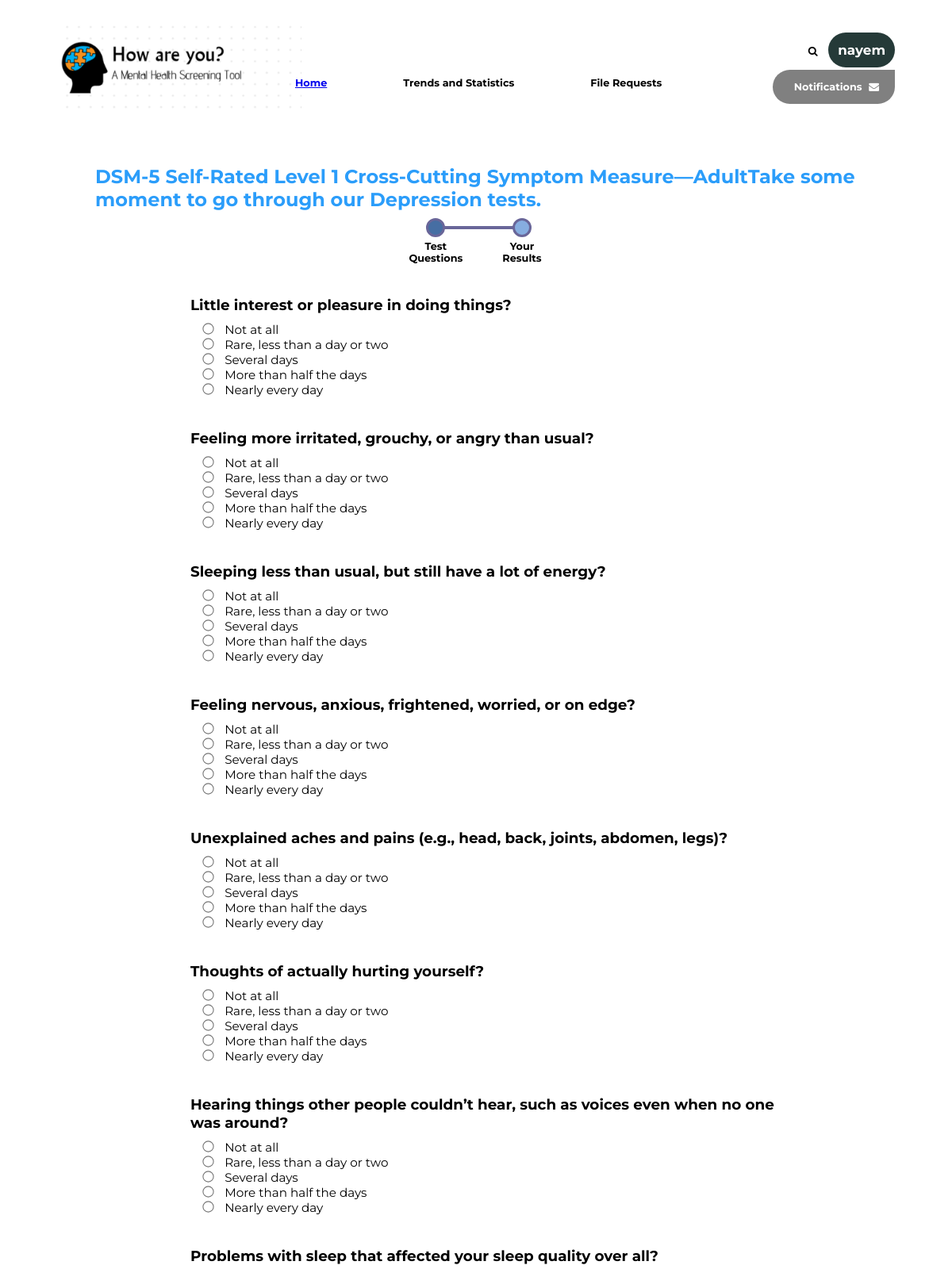
/take_questionnaire/1 (signed in, upper part), run on the app's committed database.
### persons/models.py (models this page shows, shortened)
class Person(models.Model):
	username = models.CharField(max_length=200,primary_key=True)
	name = models.CharField(max_length=200, default="Unknown")
	password = models.CharField(max_length=50)
	email = models.EmailField(max_length=50)
	joined_at = models.DateTimeField(default=timezone.now)
	date_of_birth = models.DateTimeField(default=timezone.now,null=False,blank=False)
	gender = models.CharField(
        max_length=1,
        choices=Gender.choices,
        null=False,
        blank=False,
        default=Gender.FEMALE,
    )
	mobile_number = models.CharField(null=True,max_length=50,blank=True)

### take_questionnaire/models.py (models this page shows)
class Test(models.Model):
    added_by = models.ForeignKey(Psychiatrist, on_delete=models.DO_NOTHING)
    details_gimmic = models.CharField(max_length=TEXT_FIELD, default=UNSPECIFIED)
    instruction = models.CharField(max_length=TEXT_FIELD, default=UNSPECIFIED)
    details_duration = models.CharField(max_length=TEXT_FIELD, default=UNSPECIFIED)
    name = models.CharField("Name of the test", max_length=FIELD_LENGTH, null=False, blank=False)
    created_at = models.DateTimeField(default=timezone.now)
    is_approved = models.CharField(max_length=CHOICE_LENGTH, choices=Status.choices, default=Status.PENDING_APPROVAL)
    questions = models.ManyToManyField(Question, through='TestQuestion')
    has_score = models.BooleanField(default=False)

class Question(models.Model):
    added_by = models.ForeignKey(Psychiatrist, on_delete=models.CASCADE)
    class QuestionType(models.TextChoices):
        RADIO = 'RD', gettext_lazy('Radio')
        SLIDER = 'SL', gettext_lazy('Number Slider')
        MUL_CHOICE = 'CH', gettext_lazy('Multiple Choice')
    type = models.CharField(max_length=2, choices=QuestionType.choices, default=QuestionType.RADIO)
    created_at = models.DateTimeField(default=timezone.now)
    changed_at = models.DateTimeField(default=timezone.now)
    question_text = models.CharField(max_length=TEXT_FIELD, null=False, blank=False, default=UNSPECIFIED)

class Option(models.Model):
    question_id = models.ForeignKey(Question, on_delete=models.CASCADE, parent_link=True)
    text = models.CharField(max_length=FIELD_LENGTH, null=False, blank=False, default=UNSPECIFIED)

### take_questionnaire/views.py (the view)
# urls.py: path('<int:test_id>', views.render_test, name='render_test'),
def render_test(request,test_id):
    context = {}
    ''' should be changed to capture the right test'''
    test = Test.objects.get(id=test_id)
    context['test'] = test
    context['my'] = Patient.objects.get(username=request.session['username'])
    return render(request, 'take_questionnaire/test-questions.html', context)

### take_questionnaire/templates/take_questionnaire/test-questions.html (shortened to what this page needs)
{% load static %}
<!DOCTYPE html>
<html lang="en">
<head>
    <link rel="stylesheet" href="https://cdnjs.cloudflare.com/ajax/libs/font-awesome/4.7.0/css/font-awesome.min.css">
    <link href="{% static 'take_questionnaire/styles.css' %}" rel="stylesheet">
</head>
<body>
<div class="container">
    <section class="header">
        {% include "logo.html" %}
        <nav>
            <ul class="nav-links">
                <li><a href="{% url 'persons:index' %}" > Home </a></li>
                <li>Trends and Statistics</li>
                <li>File Requests</li>
            </ul>
            <span class="nav-right">
                    <span><i class="fa fa-search" style="margin-right: 10px;"></i>
                        <span class="avatar" onclick="document.getElementById('logout-modal-id').style.display='block'" style="cursor: pointer;">{{my.name}}</span>
                    </span>
                    <span class="notifi-box">
                        Notifications
                        <i class="fa fa-envelope" style="margin-left: 5px;"></i>
                    </span>
                </span>
        </nav>
    </section>
    <section class="que-sec">
        <div class="tron">{{test.name}}</div>
        <div class="test-steps">
            <ul class="test-steps-ul">
                <li class="test-step-n"><span class="test-step-circ active-step"></span><span>Test</span><span>Questions</span></li>
                <li class="test-step-n"><span class="test-step-circ"></span><span>Your</span><span>Results</span></li>
            </ul>
        </div>
        <div class="questions-container">
            <form action="{% url 'take_questionnaire:submit' test.id %}" style="position: relative;". method="POST">
                <ul class="test-ovrs">
                {% for q in test.questions.all %}
                    <li>
                        <span class="que-name">{{q.question_text}}</span><br>
                        <div class="que-opts">
                            {% for o in q.option_set.all %}
                            <input type="radio" class="radio" name="{{ q.id }}" value="{{o.id}}" id = "{{ o.id }}">
                            <label for="{{o.id}}"> <span class="que-opt-n">{{ o.text }}</span> </label> <br>
                            {% endfor %}
                        </div>
                    </li>
                {% endfor %}
                </ul>
            </form>
        </div>
    </section>
</div>
</body>
</html>

### take_questionnaire/static/take_questionnaire/styles.css (style rules this page uses)
* { margin: 0; padding: 0; box-sizing: border-box; }
body { font-family: "Montserrat", sans-serif; }
.container { margin-top: 4vh; margin-left: 6vw; margin-right: 6vw; min-height: 70vh; }
nav { display: flex; align-items: center; justify-content: space-between; position: relative; min-height: 15vh; }
.nav-links { display: flex; margin-left: 25vw; margin-top: 3vh; list-style: none; }
.nav-links li { position: relative; padding-right: 6rem; font-size: 0.8rem; font-weight: bold; }
.nav-links li::after { content: ""; position: absolute; width: 50%; height: 2px; bottom: -2px; left: 0; background-color: rgb(88, 88, 230); visibility: hidden; transform: scaleX(0); transform-origin: top left; transition: all 0.3s ease-in-out 0s; }
.nav-right { justify-self: flex-end; display: flex; flex-direction: column; flex-wrap: wrap; text-align: right; font-weight: bold; font-size: 0.8rem; }
.test-ovrs { list-style: none; }
.test-ovrs li { margin-bottom: 5vh; }
.avatar { color: white; font-size: 1.05rem; background-color: rgb(37, 58, 56); border-radius: 100px; padding: 12px; margin-bottom: 10; }
.notifi-box { padding: 14px; padding-left: 27px; padding-right: 20px; border-radius: 25px 0 25px 25px; margin-top: 15px; color: white; background-color: gray; }
.que-sec { margin-top: 7vh; margin-left: 4vw; }
.tron { font-size: 1.5rem; font-weight: bolder; margin-bottom: 5px; color: #2b9dfa; }
.test-steps { display: flex; align-items: center; justify-content: center; margin-top: 10px; }
.test-steps-ul { display: flex; list-style: none; }
.test-step-n { position: relative; display: flex; align-items: center; justify-content: center; flex-direction: column; font-size: 0.8rem; font-weight: bold; margin-right: 50px; }
.test-step-n .test-step-circ { position: relative; content: ''; background-color:rgb(134, 173, 224); padding: 10px; border-radius: 100px; margin-bottom: 5px; border: 1px double rgb(98, 157, 235); outline: 3px solid rgb(105, 102, 153); outline-offset: -2px; }
.test-step-n .active-step { background-color: rgb(70, 110, 163); }
.test-step-n:nth-child(1) .test-step-circ::after { position: absolute; bottom: 40%; left: 105%; content: ''; padding: 2px; max-height: 3px; min-width: 100px; overflow: hidden; background-color: rgb(105, 102, 153); }
.questions-container { margin-left: 10vw; margin-right: 10vw; margin-top: 40px; }
input.radio { transform: scale(110%); }
.que-name { font-size: 1.15rem; font-weight: bold; }
.que-opts { margin-top: 10px; margin-left: 2vh; }
.que-opt-n { margin-left: 10px; font-size: 0.95rem; }

### data on the page
Person: name "nayem"
Test: name "DSM-5 Self-Rated Level 1 Cross-Cutting Symptom Measure—AdultTake some moment to go through our Depression tests."
Question: question_text "Little interest or pleasure in doing things?"
Option: text "Not at all"
Option: text "Rare, less than a day or two"
Option: text "Several days"
Option: text "More than half the days"
Option: text "Nearly every day"
Question: question_text "Feeling more irritated, grouchy, or angry than usual?"
Option: text "Not at all"
Option: text "Rare, less than a day or two"
Option: text "Several days"
Option: text "More than half the days"
Option: text "Nearly every day"
Question: question_text "Sleeping less than usual, but still have a lot of energy?"
Option: text "Not at all"
Option: text "Rare, less than a day or two"
Option: text "Several days"
Option: text "More than half the days"
Option: text "Nearly every day"
Question: question_text "Feeling nervous, anxious, frightened, worried, or on edge?"
Option: text "Not at all"
Option: text "Rare, less than a day or two"
Option: text "Several days"
Option: text "More than half the days"
Option: text "Nearly every day"
Question: question_text "Unexplained aches and pains (e.g., head, back, joints, abdomen, legs)?"
Option: text "Not at all"
Option: text "Rare, less than a day or two"
Option: text "Several days"
Option: text "More than half the days"
Option: text "Nearly every day"
Question: question_text "Thoughts of actually hurting yourself?"
Option: text "Not at all"
Option: text "Rare, less than a day or two"
Option: text "Several days"
Option: text "More than half the days"
Option: text "Nearly every day"
Question: question_text "Hearing things other people couldn’t hear, such as voices even when no one was around?"
Option: text "Not at all"
Option: text "Rare, less than a day or two"
Option: text "Several days"
Option: text "More than half the days"
Option: text "Nearly every day"
Question: question_text "Problems with sleep that affected your sleep quality over all?"
